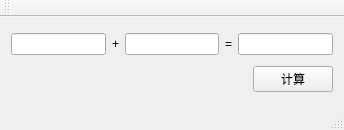
<?xml version="1.0" encoding="UTF-8"?>
<ui version="4.0">
 <class>MainWindow</class>
 <widget class="QMainWindow" name="MainWindow">
  <property name="geometry">
   <rect>
    <x>0</x>
    <y>0</y>
    <width>344</width>
    <height>130</height>
   </rect>
  </property>
  <property name="windowTitle">
   <string>MainWindow</string>
  </property>
  <widget class="QWidget" name="centralWidget">
   <layout class="QHBoxLayout" name="horizontalLayout_3">
    <item>
     <layout class="QVBoxLayout" name="verticalLayout">
      <item>
       <layout class="QHBoxLayout" name="horizontalLayout">
        <item>
         <widget class="QLineEdit" name="lineEdit_1"/>
        </item>
        <item>
         <widget class="QLabel" name="label">
          <property name="text">
           <string>+</string>
          </property>
         </widget>
        </item>
        <item>
         <widget class="QLineEdit" name="lineEdit_2"/>
        </item>
        <item>
         <widget class="QLabel" name="label_2">
          <property name="text">
           <string>=</string>
          </property>
         </widget>
        </item>
        <item>
         <widget class="QLineEdit" name="lineEdit_3"/>
        </item>
       </layout>
      </item>
      <item>
       <layout class="QHBoxLayout" name="horizontalLayout_2">
        <item>
         <spacer name="horizontalSpacer">
          <property name="orientation">
           <enum>Qt::Horizontal</enum>
          </property>
          <property name="sizeHint" stdset="0">
           <size>
            <width>40</width>
            <height>20</height>
           </size>
          </property>
         </spacer>
        </item>
        <item>
         <widget class="QPushButton" name="pushButton">
          <property name="text">
           <string>计算</string>
          </property>
         </widget>
        </item>
       </layout>
      </item>
     </layout>
    </item>
   </layout>
  </widget>
  <widget class="QMenuBar" name="menuBar">
   <property name="geometry">
    <rect>
     <x>0</x>
     <y>0</y>
     <width>344</width>
     <height>23</height>
    </rect>
   </property>
  </widget>
  <widget class="QToolBar" name="mainToolBar">
   <attribute name="toolBarArea">
    <enum>TopToolBarArea</enum>
   </attribute>
   <attribute name="toolBarBreak">
    <bool>false</bool>
   </attribute>
  </widget>
  <widget class="QStatusBar" name="statusBar"/>
 </widget>
 <layoutdefault spacing="6" margin="11"/>
 <resources/>
 <connections/>
</ui>
